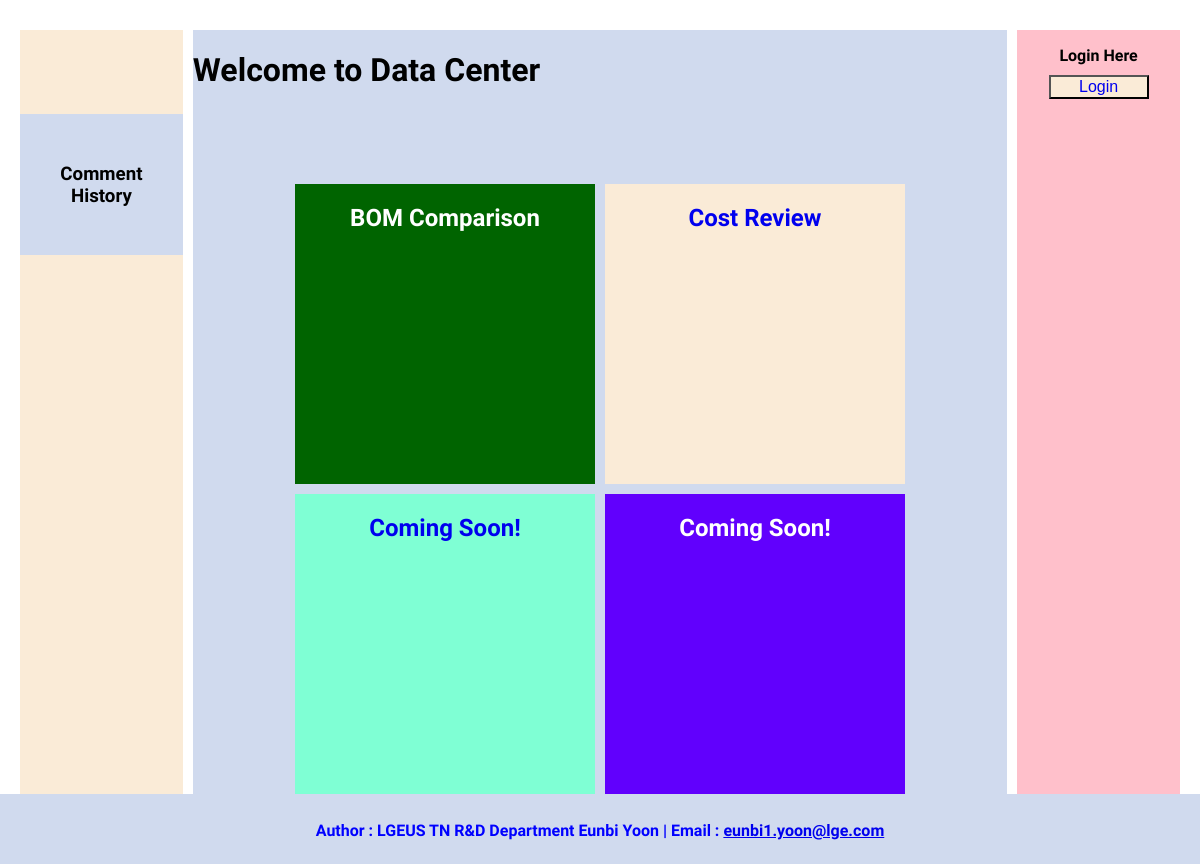
The app's page /, older data.
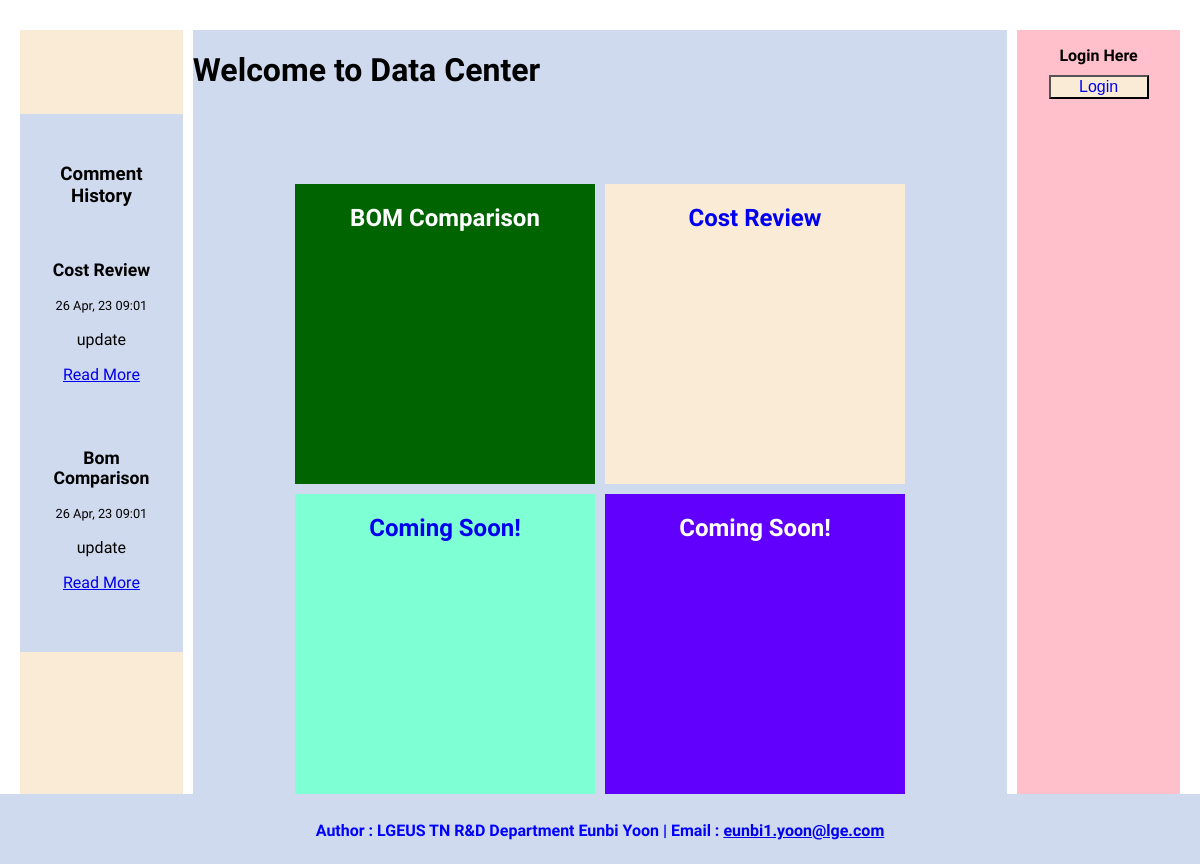
The same page, newer data.
### sections/models.py (models this page shows, shortened)
class Post(models.Model):
    category=models.ForeignKey(Category, related_name='post_model', on_delete=models.CASCADE)
    title=models.CharField(max_length=255)
    slug=models.SlugField()
    intro=models.TextField()
    body=models.TextField()
    date_added=models.DateTimeField(auto_now_add=True)

### main/views.py (the view)
# urls.py: path('', homeView, name='home_url'),
def homeView(request):
    posts = Post.objects.all()
    context={
        'posts_set':posts
    }
    return render(request, 'home.html', context)

### templates/home.html (shortened to what this page needs)
{% extends 'base.html' %}
{% block sidebar %}
    <div class="history">
        <h3>Comment History</h3>
        {% for post in posts_set %}
            <article>
                <h2 class="title">{{ post.title }}</h2>
                <time>{{ post.date_added|date:"d M, y h:i" }}</time>
                <p> {{ post.intro }} </p>
                <a href="{% url 'detail_url' post.slug post.id%}">Read More</a>
            </article>
        {% endfor %}
    </div>
{% endblock %}
{% block container %}
    <div class="box-container">
        <a class="box-item1" href="{% url 'register_url' %}">
            <h2>BOM Comparison</h2>
        </a>
        <a class="box-item2" href="{% url 'register_url' %}">
            <h2>Cost Review</h2>
        </a>
        <a class="box-item3" href="{% url 'register_url' %}">
            <h2>Coming Soon!</h2>
        </a>
        <a class="box-item4"href="{% url 'register_url' %}">
            <h2>Coming Soon!</h2>
        </a>
    </div>
{% endblock%}

### templates/base.html (shortened to what this page needs)
<!doctype html>
<html lang="en">
  <head>
    {% load static %}
    <link rel="stylesheet" href="{% static 'css/style2.css' %}">
  </head>
  <body>
    <div class="top">
      <div class="sidebar"></div>
      <div class="container">
        <div class="user-name">
          <h1 class="typing-demo">
              {% block name %}
              Welcome to Data Center
              {% endblock%}
          </h1>
        </div>
      </div>
      <div class="navigator">
        <div class="user-banner">
          {% if user.is_authenticated %}
            <p>Hello, {{user.username}}
            <button>
                <a href="{% url 'logout_url' %}">Logout</a>
            </button>
          {% else %}
            <p>Login Here
            <button>
                <a href="{% url 'login_url' %}">Login</a>
            </button>
          {% endif %}
          </p>
        </div>
      </div>
    </div>
    <div class="main">
      <div class="sidebar">
        {% block sidebar %}
        {% endblock %}
      </div>
      <div class="container">
        {% block container %}
        {% endblock %}
      </div>
      <div class="navigator">
      </div>
    </div>
    <footer class="footer">
      <h5>
          Author : LGEUS TN R&D Department Eunbi Yoon |  Email :
          <a href = "mailto: eunbi1.yoon@lge.com"> eunbi1.yoon@lge.com</a>
      </h5>
  </footer>
  </body>
</html>

### statics/css/style2.css (style rules this page uses)
body { margin:auto; font-family: 'Orbitron'; }
.top { display: grid; grid-template-columns: 1fr 5fr 1fr; gap:10px; height: 8vh; margin: 30px 20px 20px; }
.main { display: grid; grid-template-columns: 1fr 5fr 1fr; height: 77vh; gap:10px; margin:auto 20px; }
.sidebar { grid-column: 1; background-color:antiquewhite; }
.container { grid-column: 2; background-color:#D0DAEE; }
.navigator { grid-column: 3; background-color:pink; }
.top .navigator p { font-size: 1rem; font-weight: 800; text-align: center; }
.top .navigator .user-banner button { background-color: antiquewhite; margin: 0 10px; width:100px; font-size:1rem; margin-top:10px; }
.top .navigator .user-banner button a { text-decoration: none; }
footer { position:fixed; bottom:0; left:0; width:100%; height: 70px; background-color: #D0DAEE; }
footer h5 { font-size: 1rem; text-align: center; color:blue; }
.history { background-color: #D0DAEE; text-align: center; padding:30px; }
.history .title { font-size: 1.1rem; }
.history time { font-size:0.8rem; }
.history article { padding:20px 0 30px 0; }
.box-container { display: grid; gap: 10px; grid-template-columns: repeat(2, 300px); grid-template-rows: repeat(2,300px); margin: 70px auto; justify-content: center; vertical-align: center; font-family: 'Orbitron'; text-align: center; }
.box-container a { text-decoration: none; }
.box-container .box-item1 { grid-column: 1; grid-row: 1; background-color:darkgreen; height: 300px; color:white }
.box-container .box-item2 { grid-column: 2; grid-row: 1; background-color: antiquewhite; height: 300px; }
.box-container .box-item3 { grid-column: 1; grid-row: 2; background-color: aquamarine; height: 300px; }
.box-container .box-item4 { grid-column: 2; grid-row: 2; background-color:rgb(97, 0, 253); height: 300px; color:white; }

Row changes from the older to the newer data that the page shows:
added Post: title "Cost Review", date_added "26 Apr, 23 09:01", intro "update"
added Post: title "Bom Comparison", date_added "26 Apr, 23 09:01", intro "update"
